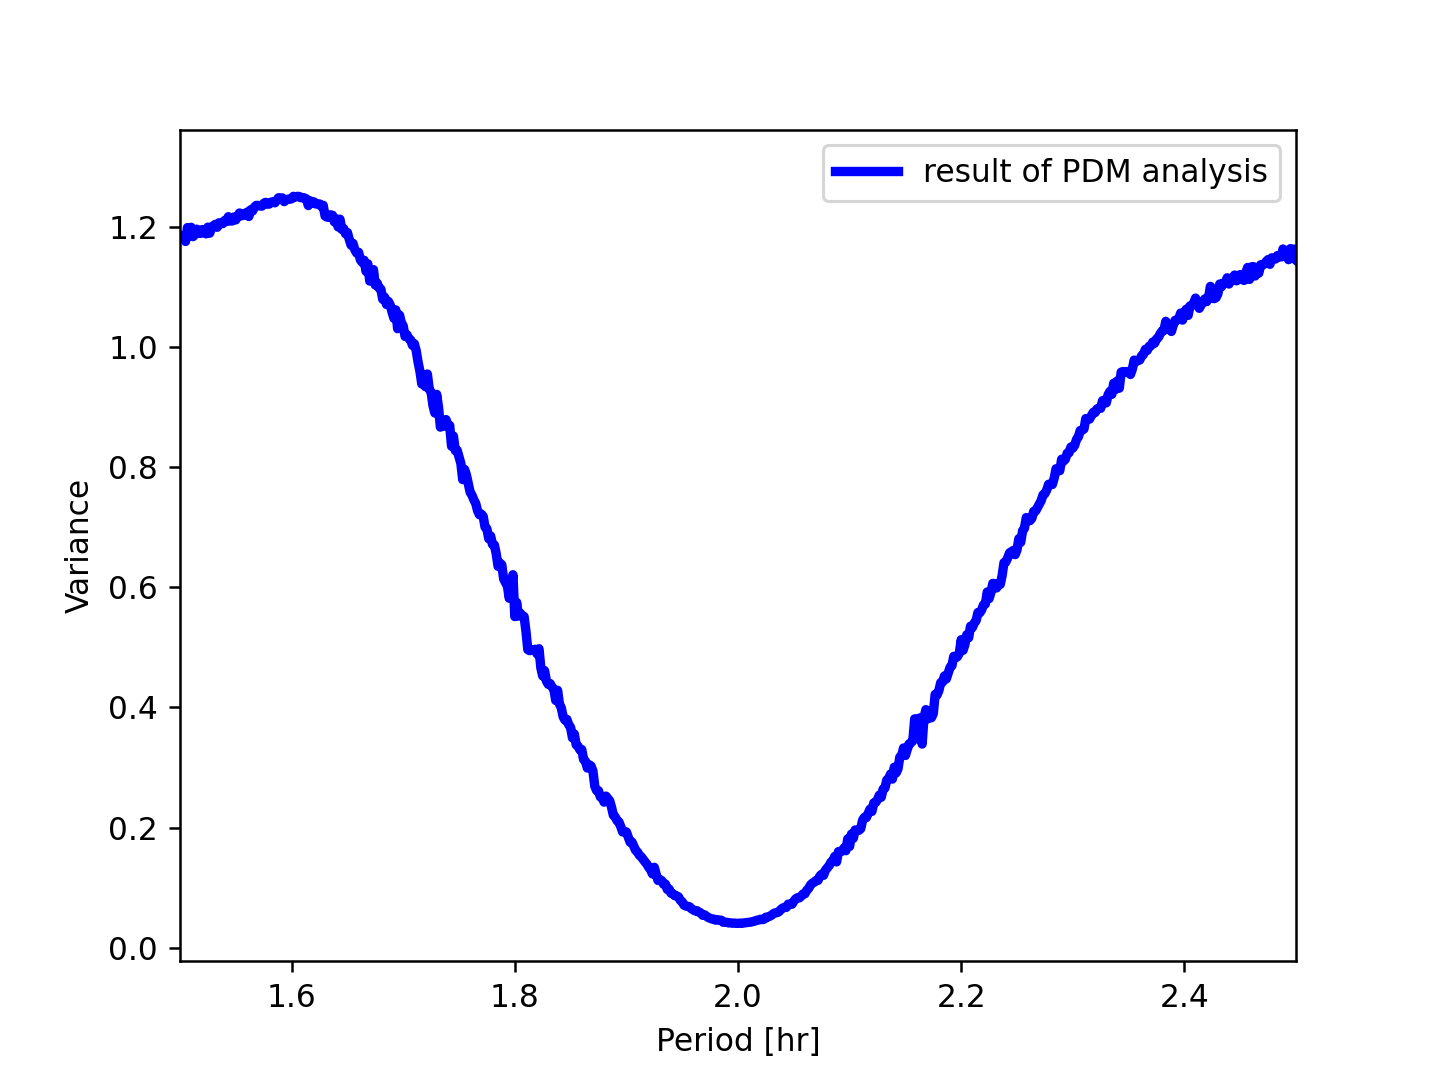

Source code (Python):
#!/usr/pkg/bin/python3.9

#
# Time-stamp: <2022/11/27 18:43:56 (CST) daisuke>
#

# importing numpy module
import numpy

# importing matplotlib module
import matplotlib.figure
import matplotlib.backends.backend_agg

# data file name
file_input = 'ai202209_s11_00_04.data'

# output file name
file_output = 'ai202209_s11_00_06.png'

# empty numpy arrays for storing data
data_per = numpy.array ([])
data_var = numpy.array ([])

# opening file
with open (file_input, 'r') as fh:
    # reading file line-by-line
    for line in fh:
        # skipping line if the line starts with '#'
        if (line[0] == '#'):
            continue
        # removing line feed at the end of line
        line = line.strip ()
        # splitting data
        (per_day_str, per_hr_str, per_min_str, var_str) = line.split ()
        # conversion from string into float
        per_hr = float (per_hr_str)
        var = float (var_str)
        # appending the data at the end of numpy arrays
        data_per = numpy.append (data_per, per_hr)
        data_var = numpy.append (data_var, var)

# making objects "fig" and "ax"
fig    = matplotlib.figure.Figure ()
canvas = matplotlib.backends.backend_agg.FigureCanvasAgg (fig)
ax     = fig.add_subplot (111)

# labels
ax.set_xlabel ('Period [hr]')
ax.set_ylabel ('Variance')

# axes
ax.set_xlim (1.5, 2.5)

# plotting data
ax.plot (data_per, data_var, \
         linestyle='-', color='blue', linewidth=3, \
         label='result of PDM analysis')
ax.legend ()

# saving the plot into a file
fig.savefig (file_output, dpi=225)
